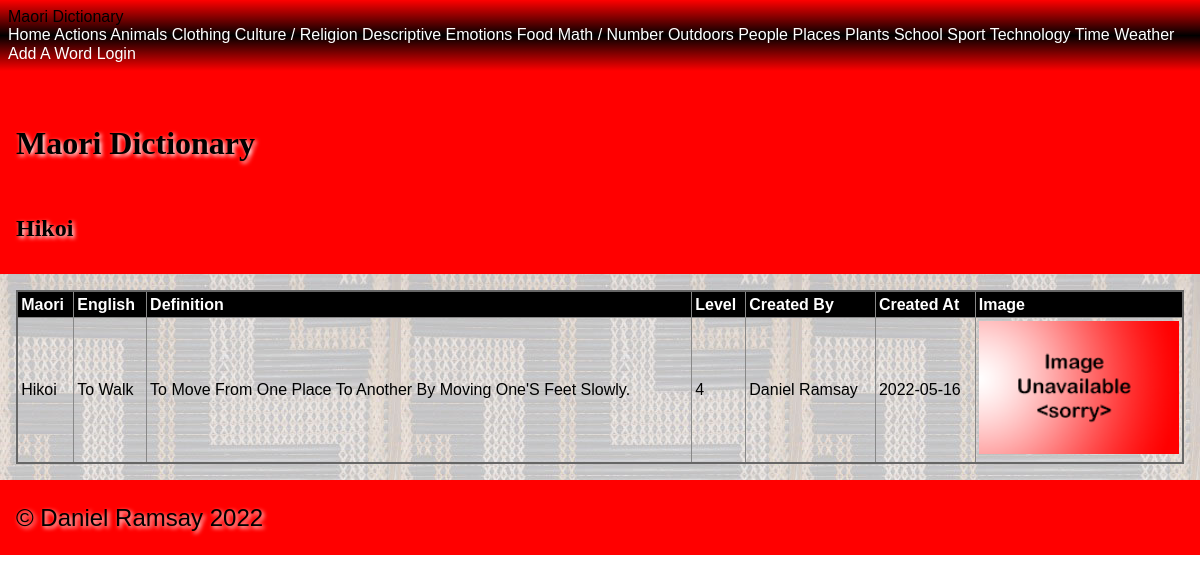
The page /category/actions/hikoi on the database its author committed.
### tables this page shows
CREATE TABLE "maori_words"
(
    id             integer      not null
        primary key autoincrement,
    english_name   varchar(60)  not null,
    created_by     integer      not null
        references people
            on update restrict on delete restrict,
    created_at     datetime     not null,
    maori_name     varchar(60)  not null,
    category       varchar(60)  not null,
    level          integer      not null,
    definition     varchar(200) not null,
    image_filename varchar(60)
);

CREATE TABLE "people"
(
    id         integer      not null
        primary key autoincrement,
    first_name varchar(60)  not null,
    last_name  varchar(60)  not null,
    type       varchar(30)  not null,
    email      varchar(120) not null,
    password   varchar(120) not null
);

### app.py (the view, shortened to what this page needs)
@app.route('/category/<category_name>/<maori_word>', methods=['GET', 'POST'])
def site_word(category_name, maori_word):
    category_name = category_name.replace("|", "/")
    query = "SELECT maori_name, english_name, definition, level, created_at, image_filename, maori_words.id, \
            people.first_name, people.last_name \
            FROM maori_words JOIN people ON maori_words.created_by = people.id \
            WHERE lower(maori_name) = ? and lower(category) = ?"
    con = create_connection(DATABASE)
    cur = con.cursor()
    cur.execute(query, (maori_word.lower(), category_name.lower()))
    maori_names = cur.fetchall()
    con.close()
    if request.method == 'POST' and request.form.get('submit') == "Delete Word":
        return redirect(f"/confirm_delete_word/{category_name.replace('/', '|')}/{maori_names[0][6]}")
    return render_template("word.html", logged_in=is_logged_in(), categories=get_categories(),
                           category_name=category_name, maori_names=maori_names, is_a_teacher=is_a_teacher(),
                           maori_word=maori_word)

### app.py (called while the page is built)
def create_connection(db_file):
    try:
        connection = sqlite3.connect(db_file)
        return connection
    except Error as e:
        print(e)
    return None

def is_logged_in():
    if session.get("email") is None:
        print("not logged in")
        return False
    else:
        print("logged in")
        return True

def is_a_teacher():
    if session.get("type") == 'teacher':
        print("is teacher")
        return True
    else:
        print("is not teacher")
        return False

def get_categories():
    query = 'SELECT distinct lower(category) FROM maori_words'
    con = create_connection(DATABASE)
    cur = con.cursor()
    cur.execute(query)
    category_list = cur.fetchall()
    con.close()
    return category_list

### templates/word.html (shortened to what this page needs)
{% extends 'base.html' %}
{% block pageheading %}
{{ maori_word.title() }}
{% endblock %}
{% block main %}
<table>
    <tr>
        <th>Maori</th>
        <th>English</th>
        <th>Definition</th>
        <th>Level</th>
        <th>Created By</th>
        <th>Created At</th>
        <th>Image</th>
    </tr>
    <tr>
        <td>{{ maori_names[0][0].title() }}</td>
        <td>{{ maori_names[0][1].title() }}</td>
        <td>{{ maori_names[0][2].title() }}</td>
        <td>{{ maori_names[0][3] }}</td>
        <td>{{ maori_names[0][7].title() }} {{ maori_names[0][8].title() }} </td>
        <td>{{ maori_names[0][4] }}</td>
        {% if maori_names[0][5] %}
            <td><img src='/static/images/{{ maori_names[0][5] }}'></td>
        {% else %}
            <td><img src='/static/images/noimage.png'></td>
        {% endif %}
    </tr>
</table>
{% endblock %}

### static/style.css (style rules this page uses)
* { font-family: Comfortaa, sans-serif; margin: 0; padding: 0; box-sizing: border-box; }
img { width: 100%; }
table { width: 100%; border: 2px solid #666; border-collapse: collapse; }
th, td { border: 1px solid #888; padding: 0.2rem; text-align: left; }
th { background-color: #000; color: #fff; }

### rows shown on the page
maori_words: title "Hikoi", maori_name "Hikoi", english_name "To Walk", definition "To Move From One Place To Another By Moving One'S Feet Slowly.", level "4", created_at "2022-05-16"
people: first_name "Daniel", last_name "Ramsay"

### other values the page prints
{{ category[0].title() }} "Actions" "Animals" "Clothing" "Culture / Religion" "Descriptive" "Emotions" "Food" "Math / Number" "Outdoors" "People" "Places" "Plants" "School" "Sport" "Technology" "Time" "Weather"
